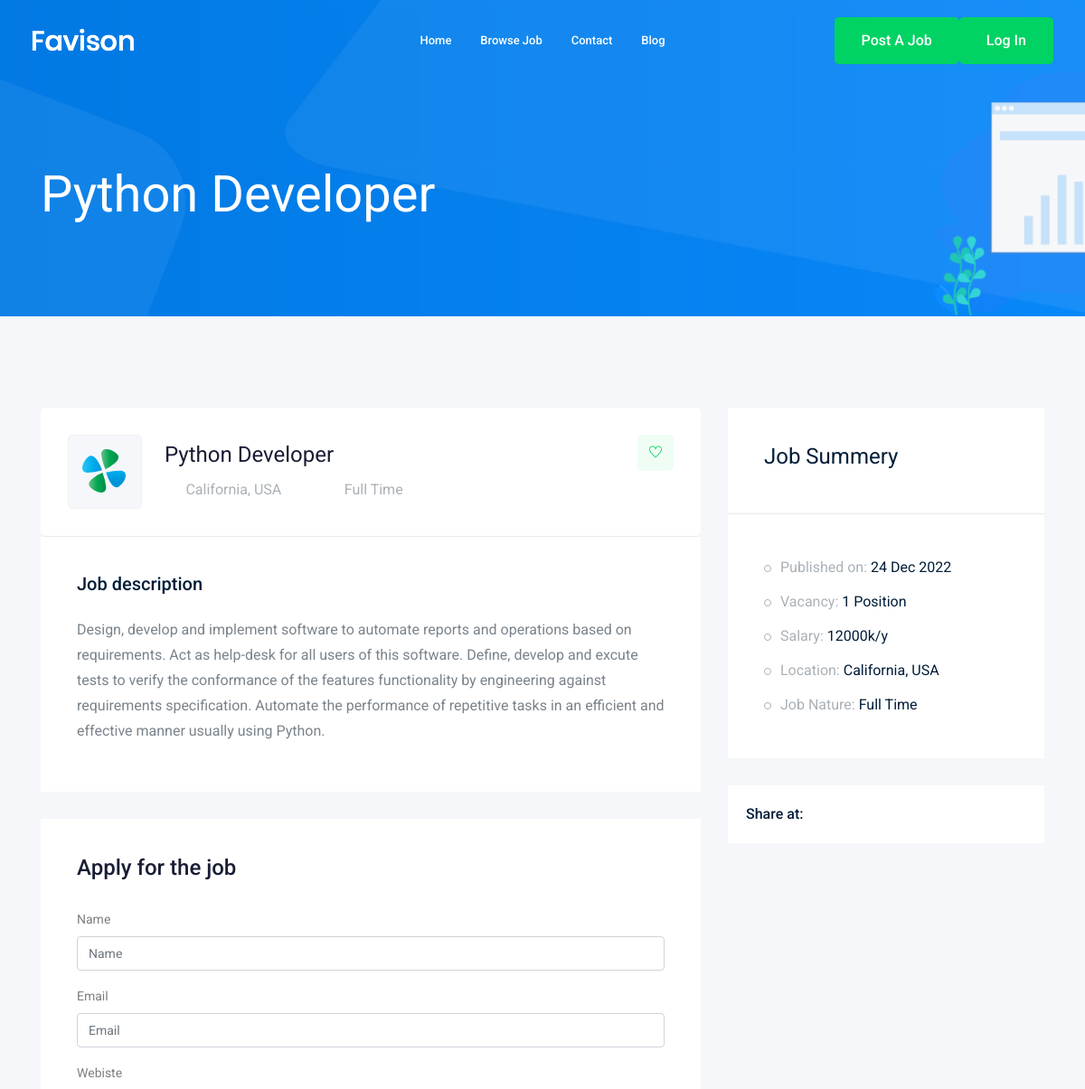
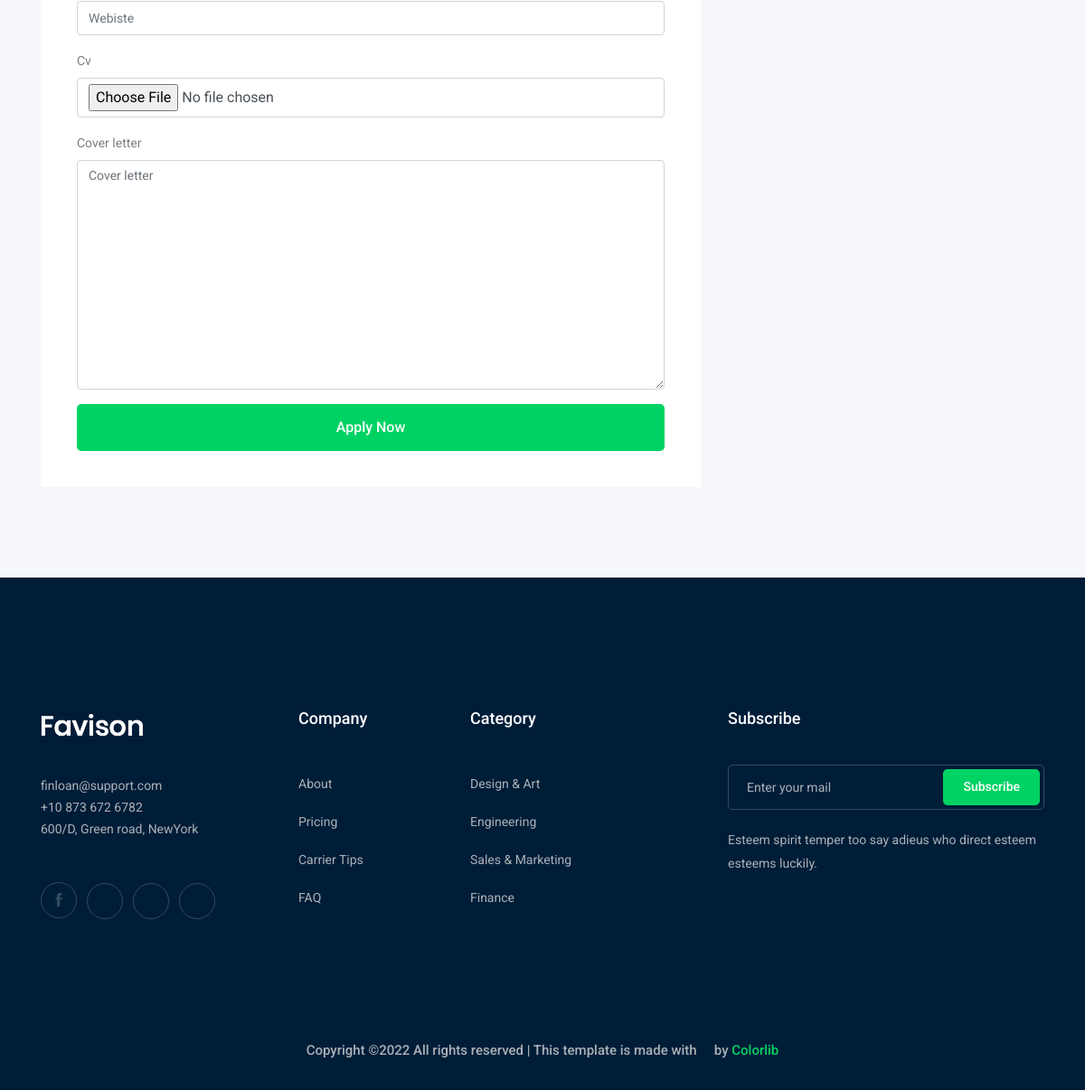
Screenshot of /jobs/python-developer with the database file from the repository (2 pictures, top to bottom).
### job/models.py (models this page shows, shortened)
class Job(models.Model):  # table
    owner = models.ForeignKey(User, related_name='job_owner', on_delete=models.CASCADE)
    title = models.CharField(max_length=100)  # column
    job_type = models.CharField(max_length=15 , choices=JOB_TYPE)
    description = models.TextField(max_length=1000)
    published_at = models.DateTimeField(auto_now=True)
    Vacancy = models.IntegerField(default=1)
    salary = models.IntegerField(default=0)
    experience = models.IntegerField(default=1)
    category = models.ForeignKey('Category',on_delete=models.CASCADE)
    image = models.ImageField(upload_to=image_upload)
    slug = models.SlugField(blank=True, null=True)
    def __str__(self):
        return self.title

### job/views.py (the view)
# urls.py: path('<str:slug>',views.job_detail , name='job_detail'),
def job_detail(request , slug):
    job_detail = Job.objects.get(slug=slug)
    if request.method=='POST':
        form = ApplyForm(request.POST , request.FILES)
        if form.is_valid():
            myform = form.save(commit=False)
            myform.job = job_detail
            myform.save()
            print('DOne')
    else:
        form = ApplyForm()
    context = {'job' : job_detail , 'form1':form}
    return render(request,'job/job_detail.html',context)

### job/form.py
class ApplyForm(forms.ModelForm):
    class Meta:
        model = Apply
        fields = ['name' ,'email','webiste','cv','cover_letter']

### job/templates/job/job_detail.html (shortened to what this page needs)
{% extends 'base.html' %}
{% load bootstrap4 %}
{% block body %}
    <div class="bradcam_area bradcam_bg_1">
        <div class="container">
            <div class="row">
                <div class="col-xl-12">
                    <div class="bradcam_text">
                        <h3>{{job}}</h3>
                    </div>
                </div>
            </div>
        </div>
    </div>
    <div class="job_details_area">
        <div class="container">
            <div class="row">
                <div class="col-lg-8">
                    <div class="job_details_header">
                        <div class="single_jobs white-bg d-flex justify-content-between">
                            <div class="jobs_left d-flex align-items-center">
                                <div class="thumb">
                                    <img src="img/svg_icon/1.svg" alt="">
                                </div>
                                <div class="jobs_conetent">
                                    <a href="#"><h4>{{job}}</h4></a>
                                    <div class="links_locat d-flex align-items-center">
                                        <div class="location">
                                            <p> <i class="fa fa-map-marker"></i> California, USA</p>
                                        </div>
                                        <div class="location">
                                            <p> <i class="fa fa-clock-o"></i>{{job.job_type}}</p>
                                        </div>
                                    </div>
                                </div>
                            </div>
                            <div class="jobs_right">
                                <div class="apply_now">
                                    <a class="heart_mark" href="#"> <i class="ti-heart"></i> </a>
                                </div>
                            </div>
                        </div>
                    </div>
                    <div class="descript_wrap white-bg">
                        <div class="single_wrap">
                            <h4>Job description</h4>
                            <p>{{job.description}}</p>
                        </div>
                    </div>
                    <div class="apply_job_form white-bg">
                        <h4>Apply for the job</h4>
                        <form method="POST" enctype="multipart/form-data">
                            {% bootstrap_form form1 %}
                            {% buttons %}
                                <button class="boxed-btn3 w-100" type="submit">Apply Now</button>
                            {% endbuttons %}
                        </form>
                    </div>
                </div>
                <div class="col-lg-4">
                    <div class="job_sumary">
                        <div class="summery_header">
                            <h3>Job Summery</h3>
                        </div>
                        <div class="job_content">
                            <ul>
                                <li>Published on: <span>{{job.published_at|date:'d M o'}}</span></li>
                                <li>Vacancy: <span>{{job.Vacancy}} Position</span></li>
                                <li>Salary: <span>{{job.salary}}k/y</span></li>
                                <li>Location: <span>California, USA</span></li>
                                <li>Job Nature: <span> {{job.job_type}}</span></li>
                            </ul>
                        </div>
                    </div>
                    <div class="share_wrap d-flex">
                        <span>Share at:</span>
                        <ul>
                            <li><a href="#"> <i class="fa fa-facebook"></i></a> </li>
                            <li><a href="#"> <i class="fa fa-google-plus"></i></a> </li>
                            <li><a href="#"> <i class="fa fa-twitter"></i></a> </li>
                            <li><a href="#"> <i class="fa fa-envelope"></i></a> </li>
                        </ul>
                    </div>
                    <div class="job_location_wrap">
                        <div class="job_lok_inner">
                            <div id="map" style="height: 200px;"></div>
                          </div>
                    </div>
                </div>
            </div>
        </div>
    </div>
    {% endblock body %}

### rows the page displays
Job: title "Python Developer", job_type "Full Time", description "Design, develop and implement software to automate reports and operations based on requirements. Act as help-desk for all users of this software. Define, develop and excute tests to verify the conformance of the features functionality by engineering against requirements specification. Automate the performance of repetitive tasks in an efficient and effective manner usually using Python.", published_at "24 Dec 2022", Vacancy "1", salary "12000"
